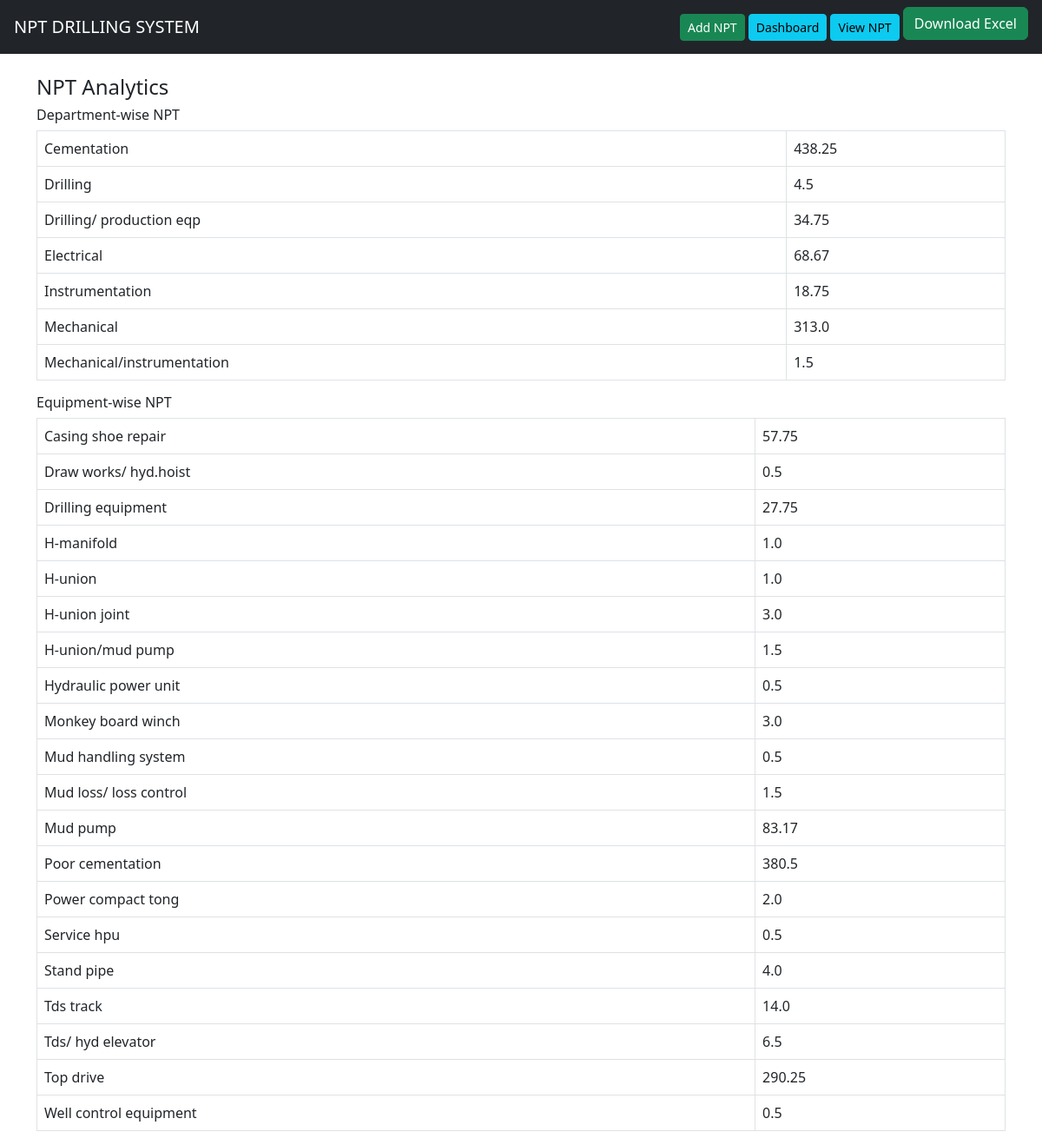
/dashboard, run on the app's committed database.
### tables this page shows
CREATE TABLE "npt_dataset" (
    Date TIMESTAMP,
    Category TEXT,
    Department TEXT,
    Equipment TEXT,
    Time REAL,
    Reason TEXT
);

### app.py (the view)
@app.route("/dashboard")
def dashboard():
    conn = get_db()
    dept_data = conn.execute("""
        SELECT Department, SUM(Time) total
        FROM npt_dataset
        GROUP BY Department
    """).fetchall()
    equip_data = conn.execute("""
        SELECT Equipment, SUM(Time) total
        FROM npt_dataset
        GROUP BY Equipment
    """).fetchall()
    conn.close()
    return render_template("dashboard.html", dept_data=dept_data, equip_data=equip_data)

### app.py (called while the page is built)
def get_db():
    conn = sqlite3.connect(DB_NAME)
    conn.row_factory = sqlite3.Row
    return conn

### templates/dashboard.html
{% extends "base.html" %}
{% block content %}
<h4>NPT Analytics</h4>
<h6>Department-wise NPT</h6>
<table class="table table-bordered">
{% for d in dept_data %}
<tr>
  <td>{{ d.Department }}</td>
  <td>{{ d.total }}</td>
</tr>
{% endfor %}
</table>
<h6>Equipment-wise NPT</h6>
<table class="table table-bordered">
{% for e in equip_data %}
<tr>
  <td>{{ e.Equipment }}</td>
  <td>{{ e.total }}</td>
</tr>
{% endfor %}
</table>
{% endblock %}

### templates/base.html (shortened to what this page needs)
<!DOCTYPE html>
<html>
<head>
    <link href="https://cdn.jsdelivr.net/npm/bootstrap@5.3.0/dist/css/bootstrap.min.css" rel="stylesheet">
</head>
<body>
<nav class="navbar navbar-dark bg-dark px-3">
    <a class="navbar-brand" href="/">NPT DRILLING SYSTEM</a>
    <div>
        <a class="btn btn-success btn-sm" href="/add">Add NPT</a>
        <a class="btn btn-info btn-sm" href="/dashboard">Dashboard</a>
        <a class="btn btn-info btn-sm" href="/">View NPT</a>
        <a class="btn btn-success mb-2"
        href="{{ url_for('download_excel',
                from_date=request.args.get('from_date'),
                to_date=request.args.get('to_date'),
                department=request.args.get('department'),
                equipment=request.args.get('equipment')) }}">
        Download Excel
        </a>
    </div>
</nav>
<div class="container mt-4">
    {% block content %}{% endblock %}
</div>
</body>
</html>

### data on the page
npt_dataset: Department "Mechanical/instrumentation", total "1.5"
npt_dataset: Equipment "Draw works/ hyd.hoist", total "0.5"
npt_dataset: Equipment "H-manifold", total "1.0"
npt_dataset: Equipment "H-union", total "1.0"
npt_dataset: Equipment "H-union joint", total "3.0"
npt_dataset: Equipment "H-union/mud pump", total "1.5"
npt_dataset: Equipment "Hydraulic power unit", total "0.5"
npt_dataset: Equipment "Monkey board winch", total "3.0"
npt_dataset: Equipment "Mud handling system", total "0.5"
npt_dataset: Equipment "Mud loss/ loss control", total "1.5"
npt_dataset: Equipment "Service hpu", total "0.5"
npt_dataset: Equipment "Tds track", total "14.0"
npt_dataset: Equipment "Well control equipment", total "0.5"

### other printed values
{{ d.Department }} "Cementation" "Drilling" "Drilling/ production eqp" "Electrical" "Instrumentation" "Mechanical"
{{ d.total }} "438.25" "4.5" "34.75" "68.67" "18.75" "313.0"
{{ e.Equipment }} "Casing shoe repair" "Drilling equipment" "Mud pump" "Poor cementation" "Power compact tong" "Stand pipe" "Tds/ hyd elevator" "Top drive"
{{ e.total }} "57.75" "27.75" "83.17" "380.5" "2.0" "4.0" "6.5" "290.25"
